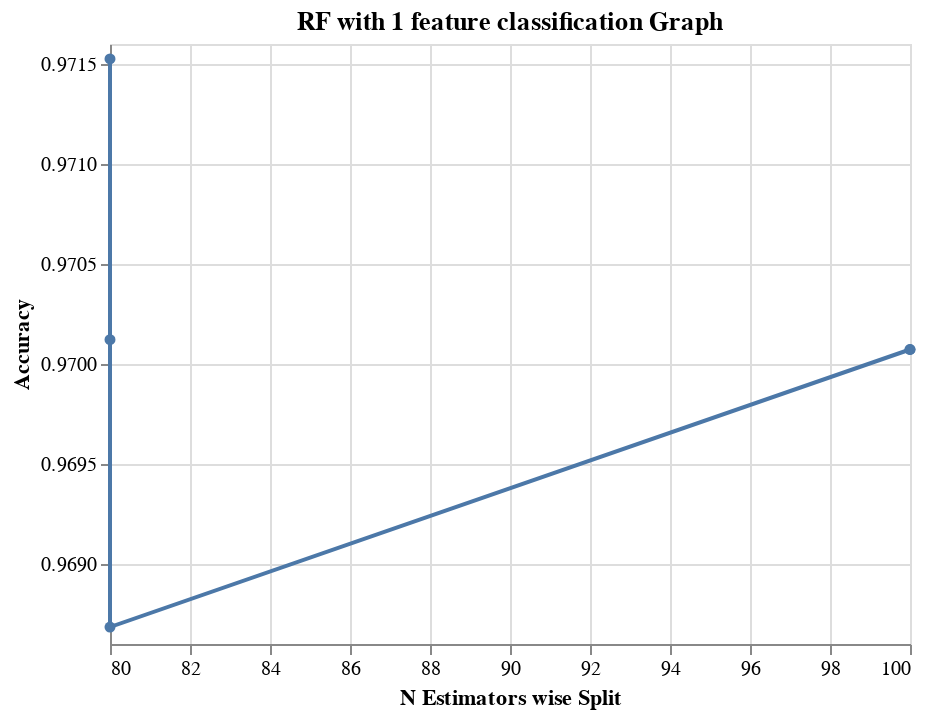

Source (notebook cell):
### Code cell
# RF Classification Model

alt.Chart(
          classification_RF_Features.head(), 
          title = 'RF with 1 feature classification Graph '
         ).mark_line(point = True).encode(
                                        alt.X('RM__n_estimators', 
                                              title = 'N Estimators wise Split'),
                                        alt.Y('mean_score', 
                                              title = 'Accuracy', 
                                              scale = alt.Scale (zero = False)
                                         )
)

### Figure 1 — Vega-Lite specification as saved in the notebook (floating-point values rounded to 4 significant figures)
{"config": {"view": {"continuousWidth": 400, "continuousHeight": 300}}, "data": {"name": "data-9a5a58f4f0c120ff8ec482af35077694"}, "mark": {"type": "line", "point": true}, "encoding": {"x": {"type": "quantitative", "field": "RM__n_estimators", "title": "N Estimators wise Split"}, "y": {"type": "quantitative", "field": "mean_score", "scale": {"zero": false}, "title": "Accuracy"}}, "title": "RF with 1 feature classification Graph ", "$schema": "https://vega.github.io/schema/vega-lite/v4.8.1.json", "datasets": {"data-9a5a58f4f0c120ff8ec482af35077694": [{"mean_score": 0.9715, "std_score": 0.01974, "max_score": 1.0, "min_score": 0.9432, "RM__criterion": "gini", "RM__max_features": "sqrt", "RM__min_samples_split": 2, "RM__n_estimators": 80, "skb__k": 20}, {"mean_score": 0.9701, "std_score": 0.01498, "max_score": 1.0, "min_score": 0.9432, "RM__criterion": "entropy", "RM__max_features": "sqrt", "RM__min_samples_split": 2, "RM__n_estimators": 80, "skb__k": 20}, {"mean_score": 0.9701, "std_score": 0.01802, "max_score": 0.9886, "min_score": 0.9425, "RM__criterion": "entropy", "RM__max_features": "log2", "RM__min_samples_split": 2, "RM__n_estimators": 100, "skb__k": 20}, {"mean_score": 0.9701, "std_score": 0.01606, "max_score": 0.9886, "min_score": 0.9432, "RM__criterion": "gini", "RM__max_features": "sqrt", "RM__min_samples_split": 2, "RM__n_estimators": 100, "skb__k": 20}, {"mean_score": 0.9687, "std_score": 0.01773, "max_score": 1.0, "min_score": 0.9432, "RM__criterion": "gini", "RM__max_features": "log2", "RM__min_samples_split": 2, "RM__n_estimators": 80, "skb__k": 20}]}}
